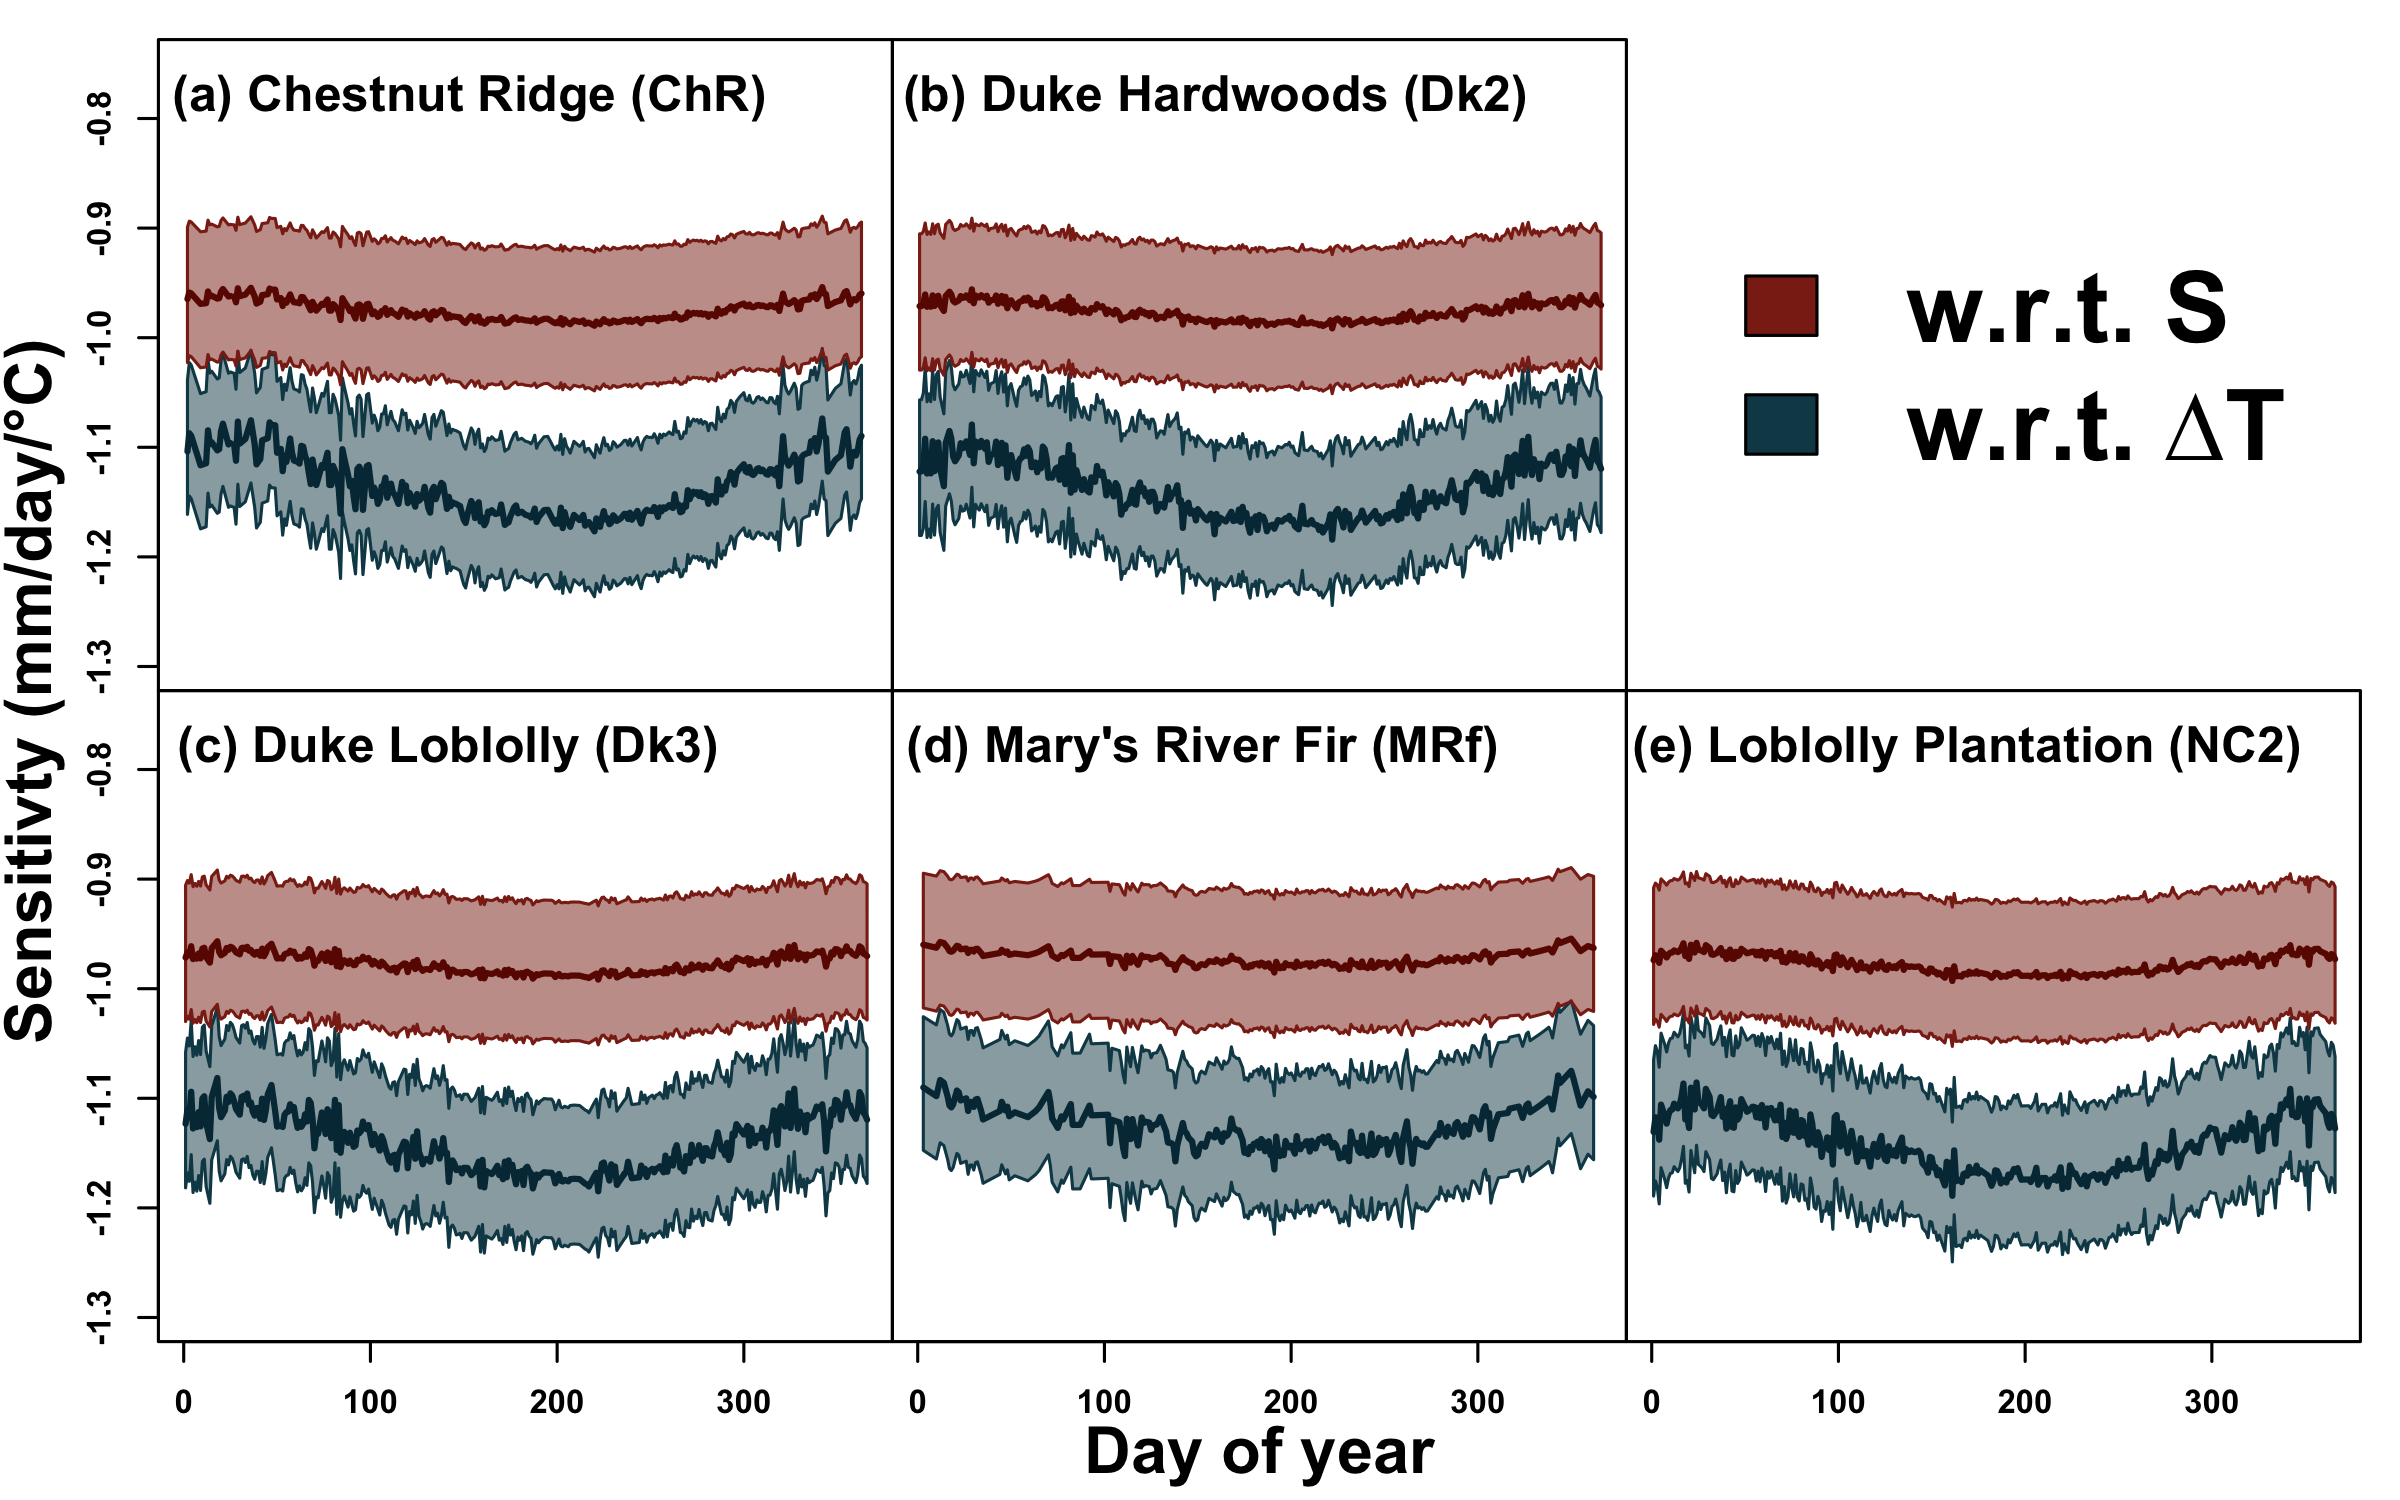

This figure's R source:
source('etFlux.Func.R')

out <- genModel

# ameri[Site=='Dk3', .(TA=mean(TA, na.rm=T)), DOY][,plot(DOY, TA, type='l')]
# ameri[Site=='NC2', .(TA=mean(TA, na.rm=T)), DOY][,lines(DOY, TA, col='grey')]

site <- 'ChR'

addSensPlots <- function(site, cols=c('#000000', '#808080', '#80808080',
                                      '#000000', '#808080', '#80808080')){
  plot(NA, xlim=c(1,365), ylim=rev(c(-1.3,-.75)), xlab='', ylab='', xaxt='n')
  annualMean <- ameriLST[Site==site, .(TA=mean(TA, na.rm=T), TS=mean(LST, na.rm=T)), DOY]
  TA <- annualMean[order(DOY), TA]
  TS <- annualMean[order(DOY), TS]
  DOY <- annualMean[order(DOY), DOY]
  
  tempSens <- getTemporalSens(TA, TS, out)
  tempSens <- lapply(tempSens, function(x)(t(apply(x, 2, quantile, probs = c(0.025, .5, .975), na.rm=T))))
  plg <- data.frame(x=c(DOY, rev(DOY)), y1=c(tempSens$dDT[,1], rev(tempSens$dDT[,3])), y2= c(tempSens$dTS[,1], rev(tempSens$dTS[,3])))
  plg <- na.omit(plg)
  
  polygon(plg$x, plg$y1, border = cols[2], col = cols[3])
  lines(DOY, tempSens$dDT[,2], lwd=2, col=cols[1])
  
  polygon(plg$x, plg$y2 ,border = cols[5], col = cols[6])
  lines(DOY, tempSens$dTS[,2], lwd=2, col=cols[4])
}


cols <- c('#023442','#114756','#11475680',
         '#6A0E00', '#8A2717', '#8A271780')

png('figure/etFlux.Fig.DT.SensTime.png', res = 300, 
    height = 5, width = 8, units = 'in')
par(mfrow=c(2,3), mar=c(0,0,0,0), oma=c(4,4,1,1), xaxt='n', yaxt='n')

for(i in 1:length(sitesList)){
  if(i==3)
  {
    plot(1, type="n", axes=F, xlab="", ylab="")
    legend(legend = c('w.r.t. ∆T', 'w.r.t. TS'),
           fill = cols[c(2,5)],
               'center', bty='n', cex=3, horiz = F, text.font = 2)
    
    }
  addSensPlots(sitesList[i], cols = cols)
  mtext(paste0('(',letters[i], ') ', siteNames[i], ' (',sitesList[i], ')'), adj = .1,
        line = -2, font=2, cex=1)
  
  if(i%in%c(3,4,5)) axis(1, xaxt='s', font=2)
  if(i%in%c(1,3)) axis(2, yaxt='s', font=2)
  
}
mtext('Day of year', side = 1, line = 2.5, cex = 1.3,  font=2, outer = T)
mtext('Sensitivty (mm/day/°C)', side = 2, line = 2.5,  cex = 1.3, font=2, outer = T)

dev.off()
